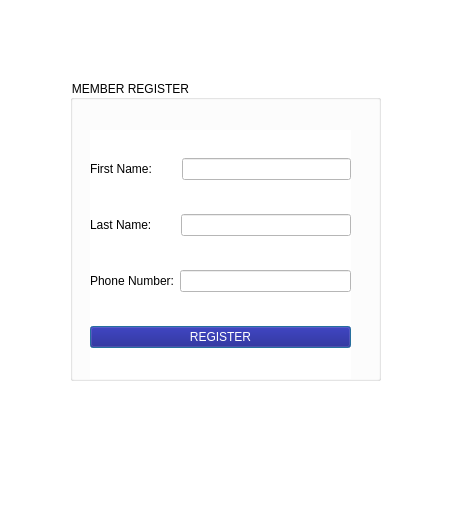
<?xml version="1.0" encoding="UTF-8"?>
<ui version="4.0">
 <class>member_registration</class>
 <widget class="QDialog" name="member_registration">
  <property name="geometry">
   <rect>
    <x>0</x>
    <y>0</y>
    <width>454</width>
    <height>529</height>
   </rect>
  </property>
  <property name="windowTitle">
   <string>Register</string>
  </property>
  <property name="windowIcon">
   <iconset resource="Resource.qrc">
    <normaloff>:/img/logo/logo.png</normaloff>:/img/logo/logo.png</iconset>
  </property>
  <property name="styleSheet">
   <string notr="true">background-color: white;</string>
  </property>
  <widget class="QGroupBox" name="groupBox">
   <property name="geometry">
    <rect>
     <x>70</x>
     <y>80</y>
     <width>311</width>
     <height>301</height>
    </rect>
   </property>
   <property name="styleSheet">
    <string notr="true">font: 700 10pt &quot;Segoe UI&quot;;
color:black;</string>
   </property>
   <property name="title">
    <string>MEMBER REGISTER</string>
   </property>
   <widget class="QWidget" name="layoutWidget">
    <property name="geometry">
     <rect>
      <x>20</x>
      <y>50</y>
      <width>261</width>
      <height>249</height>
     </rect>
    </property>
    <layout class="QVBoxLayout" name="verticalLayout">
     <item>
      <layout class="QHBoxLayout" name="horizontalLayout">
       <item>
        <widget class="QLabel" name="label_2">
         <property name="text">
          <string>First Name:       </string>
         </property>
        </widget>
       </item>
       <item>
        <widget class="QLineEdit" name="lineEdit_firstname">
         <property name="styleSheet">
          <string notr="true">background-color: white;</string>
         </property>
        </widget>
       </item>
      </layout>
     </item>
     <item>
      <layout class="QHBoxLayout" name="horizontalLayout_2">
       <item>
        <widget class="QLabel" name="label_3">
         <property name="text">
          <string>Last Name:       </string>
         </property>
        </widget>
       </item>
       <item>
        <widget class="QLineEdit" name="lineEdit_lastname">
         <property name="styleSheet">
          <string notr="true">background-color: white;</string>
         </property>
        </widget>
       </item>
      </layout>
     </item>
     <item>
      <layout class="QHBoxLayout" name="horizontalLayout_3">
       <item>
        <widget class="QLabel" name="label_4">
         <property name="text">
          <string>Phone Number:</string>
         </property>
        </widget>
       </item>
       <item>
        <widget class="QLineEdit" name="lineEdit_phonenumber">
         <property name="styleSheet">
          <string notr="true">background-color: white;</string>
         </property>
        </widget>
       </item>
      </layout>
     </item>
     <item>
      <widget class="QPushButton" name="pushButton_register">
       <property name="styleSheet">
        <string notr="true">background-color: rgb(18,10,131);
color:white;</string>
       </property>
       <property name="text">
        <string>REGISTER</string>
       </property>
      </widget>
     </item>
    </layout>
   </widget>
  </widget>
  <widget class="QLabel" name="label">
   <property name="geometry">
    <rect>
     <x>20</x>
     <y>480</y>
     <width>63</width>
     <height>20</height>
    </rect>
   </property>
   <property name="text">
    <string/>
   </property>
  </widget>
 </widget>
 <resources>
  <include location="Resource.qrc"/>
 </resources>
 <connections/>
</ui>
